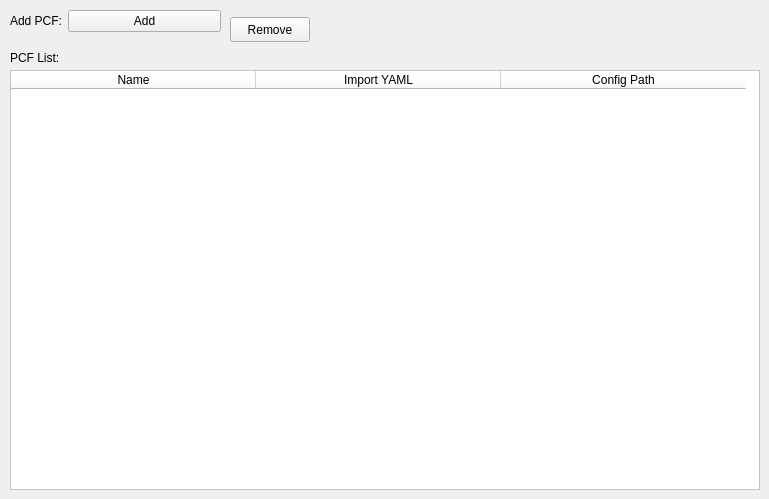
    <widget class="QWidget" name="PCF_2">
     <attribute name="title">
      <string>PCF</string>
     </attribute>
     <widget class="QWidget" name="formLayoutWidget_28">
      <property name="geometry">
       <rect>
        <x>10</x>
        <y>10</y>
        <width>211</width>
        <height>31</height>
       </rect>
      </property>
      <layout class="QFormLayout" name="formLayout_28">
       <item row="0" column="0">
        <widget class="QLabel" name="label_65">
         <property name="text">
          <string>Add PCF:</string>
         </property>
        </widget>
       </item>
       <item row="0" column="1">
        <widget class="QPushButton" name="Component5G_AddPCFButton">
         <property name="text">
          <string>Add</string>
         </property>
        </widget>
       </item>
      </layout>
     </widget>
     <widget class="QPushButton" name="Component5G_RemovePCFButton">
      <property name="geometry">
       <rect>
        <x>230</x>
        <y>17</y>
        <width>80</width>
        <height>25</height>
       </rect>
      </property>
      <property name="text">
       <string>Remove</string>
      </property>
     </widget>
     <widget class="QLabel" name="label_66">
      <property name="geometry">
       <rect>
        <x>10</x>
        <y>50</y>
        <width>101</width>
        <height>16</height>
       </rect>
      </property>
      <property name="text">
       <string>PCF List:</string>
      </property>
     </widget>
     <widget class="QTableWidget" name="Component5G_PCFtable">
      <property name="geometry">
       <rect>
        <x>10</x>
        <y>70</y>
        <width>750</width>
        <height>420</height>
       </rect>
      </property>
      <property name="styleSheet">
       <string notr="true">background-color: rgb(255, 255, 255);</string>
      </property>
      <attribute name="horizontalHeaderDefaultSectionSize">
       <number>245</number>
      </attribute>
      <attribute name="verticalHeaderHighlightSections">
       <bool>true</bool>
      </attribute>
      <column>
       <property name="text">
        <string>Name</string>
       </property>
      </column>
      <column>
       <property name="text">
        <string>Import YAML</string>
       </property>
      </column>
      <column>
       <property name="text">
        <string>Config Path</string>
       </property>
      </column>
     </widget>
    </widget>
